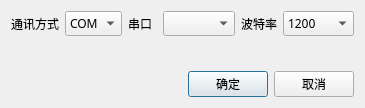
<?xml version="1.0" encoding="UTF-8"?>
<ui version="4.0">
 <class>DeviceConnectDlg</class>
 <widget class="QDialog" name="DeviceConnectDlg">
  <property name="geometry">
   <rect>
    <x>0</x>
    <y>0</y>
    <width>365</width>
    <height>108</height>
   </rect>
  </property>
  <property name="font">
   <font>
    <family>微软雅黑</family>
   </font>
  </property>
  <property name="windowTitle">
   <string>设备连接</string>
  </property>
  <layout class="QVBoxLayout" name="verticalLayout">
   <item>
    <layout class="QHBoxLayout" name="horizontalLayout">
     <item>
      <widget class="QLabel" name="label">
       <property name="text">
        <string>通讯方式</string>
       </property>
      </widget>
     </item>
     <item>
      <widget class="QComboBox" name="comboBox">
       <item>
        <property name="text">
         <string>COM</string>
        </property>
       </item>
      </widget>
     </item>
     <item>
      <widget class="QLabel" name="label_2">
       <property name="text">
        <string>串口</string>
       </property>
      </widget>
     </item>
     <item>
      <widget class="QComboBox" name="cbCom"/>
     </item>
     <item>
      <widget class="QLabel" name="label_3">
       <property name="text">
        <string>波特率</string>
       </property>
      </widget>
     </item>
     <item>
      <widget class="QComboBox" name="cbRate">
       <property name="font">
        <font>
         <family>微软雅黑</family>
        </font>
       </property>
       <property name="editable">
        <bool>false</bool>
       </property>
       <item>
        <property name="text">
         <string>1200</string>
        </property>
       </item>
       <item>
        <property name="text">
         <string>2400</string>
        </property>
       </item>
       <item>
        <property name="text">
         <string>4800</string>
        </property>
       </item>
       <item>
        <property name="text">
         <string>9600</string>
        </property>
       </item>
       <item>
        <property name="text">
         <string>14400</string>
        </property>
       </item>
       <item>
        <property name="text">
         <string>19200</string>
        </property>
       </item>
       <item>
        <property name="text">
         <string>38400</string>
        </property>
       </item>
       <item>
        <property name="text">
         <string>56000</string>
        </property>
       </item>
       <item>
        <property name="text">
         <string>57600</string>
        </property>
       </item>
       <item>
        <property name="text">
         <string>115200</string>
        </property>
       </item>
      </widget>
     </item>
    </layout>
   </item>
   <item>
    <spacer name="verticalSpacer">
     <property name="orientation">
      <enum>Qt::Vertical</enum>
     </property>
     <property name="sizeHint" stdset="0">
      <size>
       <width>20</width>
       <height>25</height>
      </size>
     </property>
    </spacer>
   </item>
   <item>
    <layout class="QHBoxLayout" name="horizontalLayout_2">
     <item>
      <spacer name="horizontalSpacer">
       <property name="orientation">
        <enum>Qt::Horizontal</enum>
       </property>
       <property name="sizeHint" stdset="0">
        <size>
         <width>40</width>
         <height>20</height>
        </size>
       </property>
      </spacer>
     </item>
     <item>
      <widget class="QPushButton" name="pushButton">
       <property name="text">
        <string>确定</string>
       </property>
      </widget>
     </item>
     <item>
      <widget class="QPushButton" name="pushButton_2">
       <property name="text">
        <string>取消</string>
       </property>
      </widget>
     </item>
    </layout>
   </item>
  </layout>
 </widget>
 <resources/>
 <connections/>
</ui>
